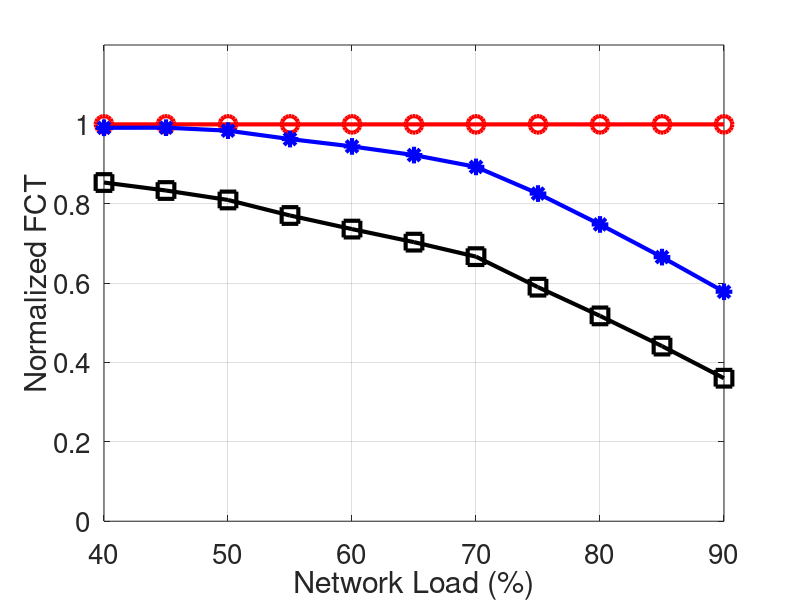

MATLAB code for this plot:
clear
clc

x=[
0.4,
0.45,
0.5,
0.55,
0.6,
0.65,
0.7,
0.75,
0.8,
0.85,
0.9
];

k_80=[
1
1
1
1
1
1
1
1
1
1
1
];

k_22=[
0.853448276
0.833333333
0.80952381
0.77037037
0.736111111
0.703225806
0.666666667
0.58974359
0.517391304
0.441281139
0.360335196
];

bcc=[
0.99137931
0.991666667
0.984126984
0.962962963
0.944444444
0.922580645
0.892857143
0.825641026
0.747826087
0.665480427
0.578212291
];

figure(1);
width=900;
height=480;
left=100;
bottem=0;

plot(x * 100,k_80,'-ro','LineWidth',3,...
    'MarkerSize',12);
hold on;
plot(x * 100,k_22,'-ks','LineWidth',3,...
    'MarkerSize',12);
hold on;
plot(x * 100,bcc,'-b*','LineWidth',3,...
    'MarkerSize',12);
hold on;

xlabel('Network Load (%)','FontSize', 20)
ylabel('Normalized FCT','FontSize', 20);
set(gca, 'FontSize', 20, 'xtick',[40,50,60,70,80,90]); % set font size of tick labels
axis([40,90,0,1.2]);
grid on;
hold off;